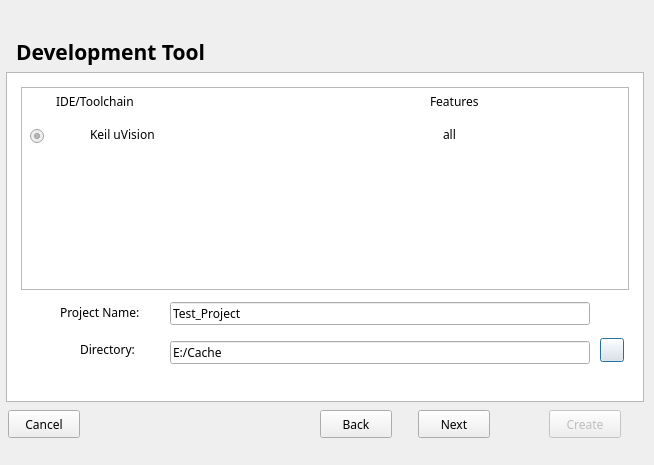
<?xml version="1.0" encoding="UTF-8"?>
<ui version="4.0">
 <class>Dialog</class>
 <widget class="QDialog" name="Dialog">
  <property name="windowModality">
   <enum>Qt::ApplicationModal</enum>
  </property>
  <property name="enabled">
   <bool>true</bool>
  </property>
  <property name="geometry">
   <rect>
    <x>0</x>
    <y>0</y>
    <width>654</width>
    <height>465</height>
   </rect>
  </property>
  <property name="minimumSize">
   <size>
    <width>654</width>
    <height>465</height>
   </size>
  </property>
  <property name="maximumSize">
   <size>
    <width>654</width>
    <height>465</height>
   </size>
  </property>
  <property name="cursor">
   <cursorShape>ArrowCursor</cursorShape>
  </property>
  <property name="mouseTracking">
   <bool>true</bool>
  </property>
  <property name="windowTitle">
   <string>Choose IDE</string>
  </property>
  <property name="windowIcon">
   <iconset resource="../req/req.qrc">
    <normaloff>:/req/Create a new project/Yun.png</normaloff>:/req/Create a new project/Yun.png</iconset>
  </property>
  <widget class="QLabel" name="label">
   <property name="geometry">
    <rect>
     <x>16</x>
     <y>26</y>
     <width>331</width>
     <height>51</height>
    </rect>
   </property>
   <property name="font">
    <font>
     <family>微软雅黑</family>
     <pointsize>16</pointsize>
     <weight>75</weight>
     <italic>false</italic>
     <bold>true</bold>
    </font>
   </property>
   <property name="text">
    <string>Development Tool</string>
   </property>
  </widget>
  <widget class="QTableView" name="tableView">
   <property name="geometry">
    <rect>
     <x>6</x>
     <y>72</y>
     <width>638</width>
     <height>330</height>
    </rect>
   </property>
   <property name="font">
    <font>
     <family>微软雅黑</family>
    </font>
   </property>
  </widget>
  <widget class="QTableView" name="tableView_2">
   <property name="geometry">
    <rect>
     <x>21</x>
     <y>87</y>
     <width>608</width>
     <height>203</height>
    </rect>
   </property>
   <property name="font">
    <font>
     <family>微软雅黑</family>
    </font>
   </property>
  </widget>
  <widget class="QLabel" name="label_2">
   <property name="geometry">
    <rect>
     <x>56</x>
     <y>93</y>
     <width>141</width>
     <height>16</height>
    </rect>
   </property>
   <property name="font">
    <font>
     <family>微软雅黑</family>
    </font>
   </property>
   <property name="text">
    <string>IDE/Toolchain</string>
   </property>
  </widget>
  <widget class="QLabel" name="label_3">
   <property name="geometry">
    <rect>
     <x>430</x>
     <y>93</y>
     <width>81</width>
     <height>16</height>
    </rect>
   </property>
   <property name="font">
    <font>
     <family>微软雅黑</family>
    </font>
   </property>
   <property name="text">
    <string>Features</string>
   </property>
  </widget>
  <widget class="QRadioButton" name="radioButton">
   <property name="enabled">
    <bool>false</bool>
   </property>
   <property name="geometry">
    <rect>
     <x>30</x>
     <y>120</y>
     <width>591</width>
     <height>32</height>
    </rect>
   </property>
   <property name="font">
    <font>
     <family>微软雅黑</family>
    </font>
   </property>
   <property name="cursor">
    <cursorShape>PointingHandCursor</cursorShape>
   </property>
   <property name="text">
    <string/>
   </property>
   <property name="checked">
    <bool>true</bool>
   </property>
  </widget>
  <widget class="QLabel" name="label_4">
   <property name="geometry">
    <rect>
     <x>60</x>
     <y>125</y>
     <width>19</width>
     <height>19</height>
    </rect>
   </property>
   <property name="font">
    <font>
     <family>微软雅黑</family>
    </font>
   </property>
   <property name="styleSheet">
    <string notr="true">border-image: url(:/req/YunWizard-v5.7.0/未标题-1.png);</string>
   </property>
   <property name="text">
    <string/>
   </property>
  </widget>
  <widget class="QLabel" name="label_5">
   <property name="geometry">
    <rect>
     <x>90</x>
     <y>126</y>
     <width>101</width>
     <height>16</height>
    </rect>
   </property>
   <property name="font">
    <font>
     <family>微软雅黑</family>
    </font>
   </property>
   <property name="text">
    <string>Keil uVision</string>
   </property>
  </widget>
  <widget class="QLabel" name="label_6">
   <property name="geometry">
    <rect>
     <x>443</x>
     <y>126</y>
     <width>51</width>
     <height>16</height>
    </rect>
   </property>
   <property name="font">
    <font>
     <family>微软雅黑</family>
    </font>
   </property>
   <property name="text">
    <string>all</string>
   </property>
  </widget>
  <widget class="QLineEdit" name="projectname">
   <property name="geometry">
    <rect>
     <x>170</x>
     <y>302</y>
     <width>420</width>
     <height>23</height>
    </rect>
   </property>
   <property name="font">
    <font>
     <family>微软雅黑</family>
    </font>
   </property>
   <property name="text">
    <string>Test_Project</string>
   </property>
  </widget>
  <widget class="QLineEdit" name="projectpath">
   <property name="geometry">
    <rect>
     <x>170</x>
     <y>341</y>
     <width>420</width>
     <height>23</height>
    </rect>
   </property>
   <property name="font">
    <font>
     <family>微软雅黑</family>
    </font>
   </property>
   <property name="text">
    <string>E:/Cache</string>
   </property>
  </widget>
  <widget class="QPushButton" name="pushButton_2">
   <property name="geometry">
    <rect>
     <x>600</x>
     <y>338</y>
     <width>24</width>
     <height>24</height>
    </rect>
   </property>
   <property name="font">
    <font>
     <family>微软雅黑</family>
    </font>
   </property>
   <property name="cursor">
    <cursorShape>PointingHandCursor</cursorShape>
   </property>
   <property name="styleSheet">
    <string notr="true">border-image: url(:/新前缀/update/画板 – 3_slices/选择文件.png);</string>
   </property>
   <property name="text">
    <string/>
   </property>
  </widget>
  <widget class="QPushButton" name="pushButton_3">
   <property name="geometry">
    <rect>
     <x>8</x>
     <y>410</y>
     <width>72</width>
     <height>28</height>
    </rect>
   </property>
   <property name="font">
    <font>
     <family>微软雅黑</family>
    </font>
   </property>
   <property name="text">
    <string>Cancel</string>
   </property>
   <property name="icon">
    <iconset resource="../req/req.qrc">
     <normaloff>:/新前缀/update/画板 – 4_slices/叉叉.png</normaloff>:/新前缀/update/画板 – 4_slices/叉叉.png</iconset>
   </property>
  </widget>
  <widget class="QPushButton" name="pushButton_4">
   <property name="geometry">
    <rect>
     <x>418</x>
     <y>410</y>
     <width>72</width>
     <height>28</height>
    </rect>
   </property>
   <property name="font">
    <font>
     <family>微软雅黑</family>
    </font>
   </property>
   <property name="layoutDirection">
    <enum>Qt::RightToLeft</enum>
   </property>
   <property name="text">
    <string>Next</string>
   </property>
   <property name="icon">
    <iconset resource="../req/req.qrc">
     <normaloff>:/新前缀/update/画板 – 4_slices/下一步.png</normaloff>:/新前缀/update/画板 – 4_slices/下一步.png</iconset>
   </property>
  </widget>
  <widget class="QPushButton" name="pushButton_6">
   <property name="enabled">
    <bool>false</bool>
   </property>
   <property name="geometry">
    <rect>
     <x>549</x>
     <y>410</y>
     <width>72</width>
     <height>28</height>
    </rect>
   </property>
   <property name="font">
    <font>
     <family>微软雅黑</family>
    </font>
   </property>
   <property name="text">
    <string>Create</string>
   </property>
   <property name="icon">
    <iconset resource="../req/req.qrc">
     <normaloff>:/新前缀/update/画板 – 4_slices/对号-加粗.png</normaloff>:/新前缀/update/画板 – 4_slices/对号-加粗.png</iconset>
   </property>
  </widget>
  <widget class="QLabel" name="label_7">
   <property name="geometry">
    <rect>
     <x>60</x>
     <y>302</y>
     <width>100</width>
     <height>21</height>
    </rect>
   </property>
   <property name="font">
    <font>
     <family>微软雅黑</family>
    </font>
   </property>
   <property name="text">
    <string>Project Name:</string>
   </property>
  </widget>
  <widget class="QLabel" name="label_8">
   <property name="geometry">
    <rect>
     <x>80</x>
     <y>341</y>
     <width>80</width>
     <height>16</height>
    </rect>
   </property>
   <property name="font">
    <font>
     <family>微软雅黑</family>
    </font>
   </property>
   <property name="text">
    <string>Directory:</string>
   </property>
  </widget>
  <widget class="QPushButton" name="pushButton_7">
   <property name="enabled">
    <bool>true</bool>
   </property>
   <property name="geometry">
    <rect>
     <x>320</x>
     <y>410</y>
     <width>72</width>
     <height>28</height>
    </rect>
   </property>
   <property name="font">
    <font>
     <family>微软雅黑</family>
    </font>
   </property>
   <property name="text">
    <string>Back</string>
   </property>
   <property name="icon">
    <iconset resource="../req/req.qrc">
     <normaloff>:/req/update/画板 – 4_slices/下一步_slices/下一步.png</normaloff>:/req/update/画板 – 4_slices/下一步_slices/下一步.png</iconset>
   </property>
  </widget>
  <zorder>tableView</zorder>
  <zorder>tableView_2</zorder>
  <zorder>label</zorder>
  <zorder>label_2</zorder>
  <zorder>label_3</zorder>
  <zorder>radioButton</zorder>
  <zorder>label_4</zorder>
  <zorder>label_5</zorder>
  <zorder>label_6</zorder>
  <zorder>projectname</zorder>
  <zorder>projectpath</zorder>
  <zorder>pushButton_2</zorder>
  <zorder>pushButton_3</zorder>
  <zorder>pushButton_4</zorder>
  <zorder>pushButton_6</zorder>
  <zorder>label_7</zorder>
  <zorder>label_8</zorder>
  <zorder>pushButton_7</zorder>
 </widget>
 <resources>
  <include location="../req/req.qrc"/>
 </resources>
 <connections>
  <connection>
   <sender>pushButton_3</sender>
   <signal>clicked()</signal>
   <receiver>Dialog</receiver>
   <slot>hide()</slot>
   <hints>
    <hint type="sourcelabel">
     <x>88</x>
     <y>418</y>
    </hint>
    <hint type="destinationlabel">
     <x>116</x>
     <y>425</y>
    </hint>
   </hints>
  </connection>
  <connection>
   <sender>pushButton_2</sender>
   <signal>clicked()</signal>
   <receiver>Dialog</receiver>
   <slot>open_dir()</slot>
   <hints>
    <hint type="sourcelabel">
     <x>614</x>
     <y>353</y>
    </hint>
    <hint type="destinationlabel">
     <x>586</x>
     <y>26</y>
    </hint>
   </hints>
  </connection>
  <connection>
   <sender>pushButton_4</sender>
   <signal>clicked()</signal>
   <receiver>Dialog</receiver>
   <slot>to_demo()</slot>
   <hints>
    <hint type="sourcelabel">
     <x>476</x>
     <y>422</y>
    </hint>
    <hint type="destinationlabel">
     <x>513</x>
     <y>417</y>
    </hint>
   </hints>
  </connection>
  <connection>
   <sender>pushButton_7</sender>
   <signal>clicked()</signal>
   <receiver>Dialog</receiver>
   <slot>back()</slot>
   <hints>
    <hint type="sourcelabel">
     <x>352</x>
     <y>421</y>
    </hint>
    <hint type="destinationlabel">
     <x>276</x>
     <y>422</y>
    </hint>
   </hints>
  </connection>
 </connections>
 <slots>
  <slot>to_demo()</slot>
  <slot>open_dir()</slot>
  <slot>back()</slot>
 </slots>
</ui>
